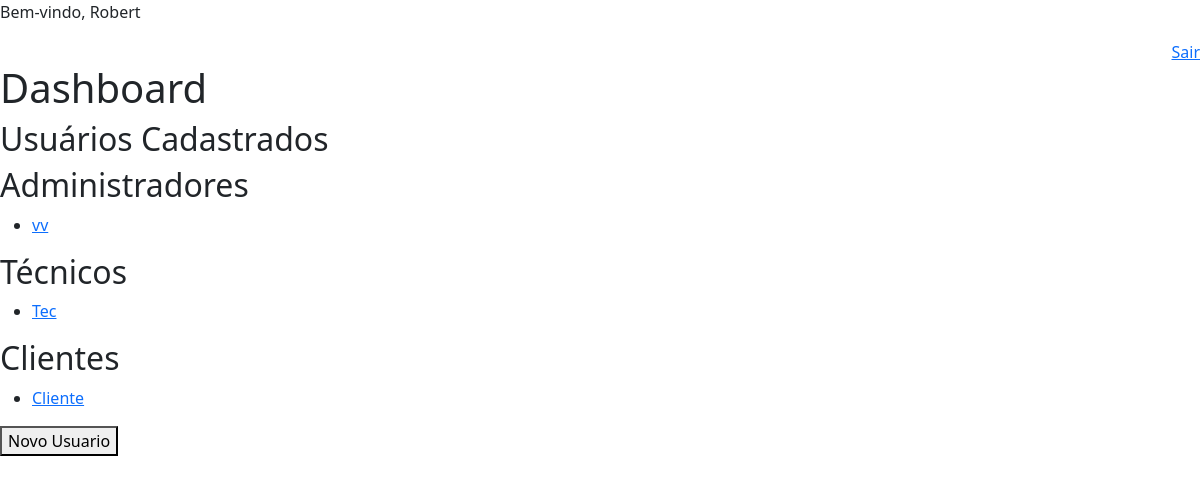
/dashboard/ (signed in), run on the app's committed database.
### usuarios/models.py (models this page shows, shortened)
class Usuario(AbstractUser):
    matricula = models.CharField(
        unique=True, max_length=50, verbose_name='Matrícula', blank=True
    )
    tipo_usuario = models.CharField(max_length=20, choices=TIPOS_USUARIO)
    data_cadastro = models.DateField(auto_now_add=True, verbose_name='Data de Cadastro')
    USERNAME_FIELD = 'matricula'
    REQUIRED_FIELDS = ['username', 'password']
    class Meta:
        db_table = 'usuario'
        verbose_name = "Usuário"
        verbose_name_plural = "Usuários"

### usuarios/views.py (the view)
# urls.py: path('', RedirectView.as_view(url='dashboard')),
@login_required(login_url='/login/')
def dashboard(request):
    usuarios_adm = Usuario.objects.filter(tipo_usuario='adm')
    usuarios_tecnico = Usuario.objects.filter(tipo_usuario='tecnico')
    usuarios_cliente = Usuario.objects.filter(tipo_usuario='cliente')
    is_cliente = request.user.tipo_usuario == 'cliente'
    chamados_disponiveis = []
    chamados_em_atendimento = []
    if request.user.tipo_usuario == 'tecnico':
        chamados_disponiveis = Chamado.objects.filter(status='aberto')
        chamados_em_atendimento = Chamado.objects.filter(status='em_atendimento', tecnico=request.user)
    chamados_abertos = []
    chamados_fechados = []
    if request.user.tipo_usuario == 'cliente':
        chamados_abertos = Chamado.objects.filter(cliente=request.user, status='aberto')
        chamados_em_atendimento = Chamado.objects.filter(cliente=request.user, status='em_atendimento')
        chamados_fechados = Chamado.objects.filter(cliente=request.user, status='fechado')
    contexto = {
        'usuarios_adm': usuarios_adm,
        'usuarios_tecnico': usuarios_tecnico,
        'usuarios_cliente': usuarios_cliente,
        'is_cliente': is_cliente,
        'is_admin': request.user.is_superuser,
        'chamados_disponiveis': chamados_disponiveis,
        'chamados_em_atendimento': chamados_em_atendimento,
        'is_tecnico': request.user.tipo_usuario == 'tecnico',
        'chamados_abertos': chamados_abertos,
        'chamados_fechados': chamados_fechados,
        'is_cliente': request.user.tipo_usuario == 'cliente',
    }
    return render(request, 'dashboard.html', contexto)

### templates/dashboard.html (shortened to what this page needs)
<!DOCTYPE html>
<html lang="pt-br">
<head>
    <link rel="stylesheet" href="https://cdn.jsdelivr.net/npm/bootstrap@5.3.7/dist/css/bootstrap.min.css">
    {% include "header.html" %}
</head>
<body>
    <h1>Dashboard</h1>
    {% if is_admin %}
        {% include "lista_usuarios.html" %}
        <a href="novo_usuario/"><button type="button">Novo Usuario</button></a>
    {% endif %}
</body>
</html>

### templates/header.html
<div>
    <p>Bem-vindo, {{ request.user.first_name }} {{ request.user.last_name }} {{ request.user.username }}</p>
    <div align="right"><a href="{% url 'logout' %}">Sair</a></div>
</div>

### templates/lista_usuarios.html
<h2>Usuários Cadastrados</h2>
<h2>Administradores</h2>
<ul>
    {% for usuario in usuarios_adm %}
        {% if usuario.id != request.user.id %}
            <li>
                <a href="{% url 'usuario' usuario.matricula %}">{{ usuario.username }}</a>
            </li>
        {% endif %}
    {% empty %}
        <li>Nenhum administrador cadastrado.</li>
    {% endfor %}
</ul>
<h2>Técnicos</h2>
<ul>
    {% for usuario in usuarios_tecnico %}
        {% if usuario.id != request.user.id %}
            <li>
                <a href="{% url 'usuario' usuario.matricula %}">{{ usuario.username }}</a>
            </li>
        {% endif %}
    {% empty %}
        <li>Nenhum técnico cadastrado.</li>
    {% endfor %}
</ul>
<h2>Clientes</h2>
<ul>
    {% for usuario in usuarios_cliente %}
        <li>
            <a href="{% url 'usuario' usuario.matricula %}">{{ usuario.username }}</a>
        </li>
    {% empty %}
        <li>Nenhum cliente cadastrado.</li>
    {% endfor %}
</ul>

### data on the page
Usuario: user.username "Robert"
Usuario: username "vv"
Usuario: username "Tec"
Usuario: username "Cliente"
